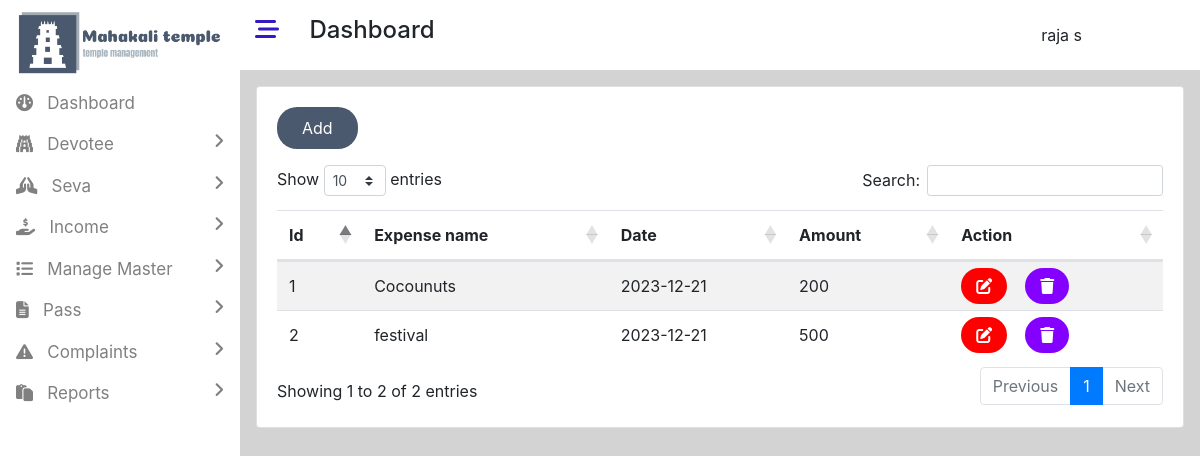
Screenshot of /admin/manage_expenses.php (signed in) with the database file from the repository.
### tables this page shows
CREATE TABLE `user` (
  `user_id` int(11) NOT NULL,
  `first_name` varchar(50) NOT NULL,
  `last_name` varchar(50) NOT NULL,
  `email` varchar(50) NOT NULL,
  `password` varchar(50) NOT NULL,
  `role` varchar(50) NOT NULL,
  `reading_time` timestamp NOT NULL DEFAULT current_timestamp() ON UPDATE current_timestamp()
);

CREATE TABLE `expense` (
  `ex_id` int(11) NOT NULL,
  `expense_type_name` varchar(50) NOT NULL,
  `edate` varchar(50) NOT NULL,
  `transaction_type` varchar(50) NOT NULL,
  `amount` int(11) NOT NULL,
  `ereading_time` timestamp NOT NULL DEFAULT current_timestamp() ON UPDATE current_timestamp()
);

### admin/admin_db.php (called while the page is built, shortened)
<?php
$con=mysqli_connect("localhost","root","","temple");
        ?>
        <?php
class expense
{
  public function get_expense()
  {
    global $con;
    $sql="select * from expense";
    $result=mysqli_query($con,$sql);
    if(mysqli_num_rows($result)>0)
    {
        $d=[];
        while($row=mysqli_fetch_assoc($result))
        {
            array_push($d,$row);
        }
        return $d;
    }
  }
}
        ?>

### admin/manage_expenses.php (the view, shortened to what this page needs)
<!DOCTYPE html>
<html lang="en">
<head>
    <link rel="stylesheet" href="../assets/bootstrap/bootstrap.min.css">
     <link rel="stylesheet" href="https://cdnjs.cloudflare.com/ajax/libs/twitter-bootstrap/4.5.2/css/bootstrap.css" type="text/css">
     <link rel="stylesheet" href="https://cdn.datatables.net/1.13.7/css/dataTables.bootstrap4.min.css" type="text/css">
    <link rel="stylesheet" href="https://cdnjs.cloudflare.com/ajax/libs/font-awesome/6.4.2/css/all.min.css"  />
    <link rel="stylesheet" href="css/style.css" type="text/css">
</head>
<body class="dashboard-page">
<div>
<?php
include("includes/leftbar.php");
?>
<div style="width:80%;height:110vh;" class="float-right main-content">
<?php
include("includes/header.php");
?>
<div class="container p-3">
<div class="card">
<div class="card-body">
<a href="add_expense.php" class="btn button-color text-white px-4 py-2">Add</a>
<div class="row mt-3">
    <div class="col-md-12">
       <table id="example" class="example3 table table-striped" style="width:100%">
        <thead>
            <tr>
                <th>Id</th>
                <th>Expense name</th>
                <th>Date</th>
                <th>Amount</th>
                <th>Action</th>
            </tr>
        </thead>
        <tbody>
<?php
include("admin_db.php");
$obj=new expense();
$states=$obj->get_expense();
$i=1;
foreach($states as $state)
{
?>
<tr>
    <td><?=$i?></td>
    <td><?=$state["expense_type_name"]?></td>
    <td><?=$state["edate"]?></td>
    <td><?=$state["amount"]?></td>
    <td>
    <a href="edit_expenses.php?id=<?=$state['ex_id']?>" id="ed-icon"><i class="fa-solid fa-pen-to-square"></i></a>
    <a href="delete_expenses.php?id=<?=$state['ex_id']?>" id="del-icon"><i class="fa-solid fa-trash"></i></a>
    </td>
</tr>
<?php
$i++;
}
?>
        </tbody>
    </table>
    </div>
</div>
</div>
</div>
</div>
</div>
</div>
</body>
</html>

### admin/includes/header.php (shortened to what this page needs)
<div class="container-fluid">
    <div class="row">
        <div class="col-md-12 bg-white py-3">
        <h4>
        <i class="fa-solid fa-bars-staggered mybar23" style="color: #3518c3;"></i>
        <span class="ml-4 ">Dashboard</span>
        <div class="dropdown mydropdown float-right">
  <button type="button" class="mybutton btn bg-white" data-toggle="dropdown">
  <?php
  if(isset($_SESSION["uid"]))
  {
    include("../db.php");
    $sql66="select * from user where user_id=".$_SESSION["uid"];
    $result66=mysqli_query($con,$sql66);
    $row66=mysqli_fetch_assoc($result66);
    echo $row66["first_name"]." ".$row66["last_name"];
  }
  ?>
  </button>
</div>
        </h4>
        </div>
    </div>
</div>

### admin/css/style.css (style rules this page uses)
.mybar23,.mybar24 { cursor:pointer; }
.main-content { background-color:lightgray; }
.mydropdown { margin-right:90px; }

### admin/manage_expenses.php (style rules this page uses)
.button-color { background-color:rgb(74,89,109); border-radius:20px; }
#ed-icon { background-color:red;padding:8px 15px;color:white;border-radius:30px; }
#del-icon { background-color:rgb(132, 0, 255);padding:8px 15px;color:white;border-radius:30px; }

### rows the page displays
user: first_name "raja", last_name "s"
expense: expense_type_name "Cocounuts", edate "2023-12-21", amount "200"
expense: expense_type_name "festival", edate "2023-12-21", amount "500"
